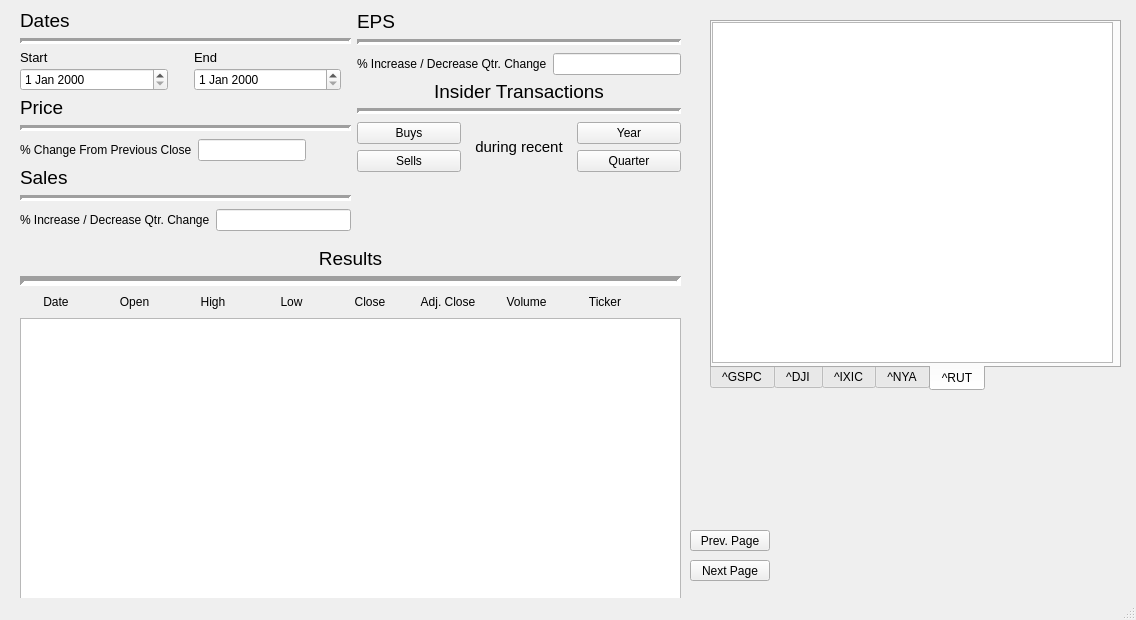
<?xml version="1.0" encoding="UTF-8"?>
<ui version="4.0">
 <class>StockScreener</class>
 <widget class="QMainWindow" name="StockScreener">
  <property name="geometry">
   <rect>
    <x>0</x>
    <y>0</y>
    <width>1136</width>
    <height>620</height>
   </rect>
  </property>
  <property name="sizePolicy">
   <sizepolicy hsizetype="Fixed" vsizetype="Fixed">
    <horstretch>0</horstretch>
    <verstretch>0</verstretch>
   </sizepolicy>
  </property>
  <property name="minimumSize">
   <size>
    <width>1136</width>
    <height>620</height>
   </size>
  </property>
  <property name="maximumSize">
   <size>
    <width>1136</width>
    <height>620</height>
   </size>
  </property>
  <property name="windowTitle">
   <string>Stock Screener</string>
  </property>
  <widget class="QWidget" name="centralwidget">
   <widget class="QTabWidget" name="Top10">
    <property name="geometry">
     <rect>
      <x>710</x>
      <y>20</y>
      <width>411</width>
      <height>371</height>
     </rect>
    </property>
    <property name="tabPosition">
     <enum>QTabWidget::South</enum>
    </property>
    <property name="currentIndex">
     <number>4</number>
    </property>
    <widget class="QWidget" name="GSPC">
     <attribute name="title">
      <string>^GSPC</string>
     </attribute>
     <widget class="QTableWidget" name="GSPCTab">
      <property name="geometry">
       <rect>
        <x>0</x>
        <y>0</y>
        <width>401</width>
        <height>341</height>
       </rect>
      </property>
      <attribute name="horizontalHeaderVisible">
       <bool>false</bool>
      </attribute>
      <attribute name="verticalHeaderVisible">
       <bool>false</bool>
      </attribute>
     </widget>
    </widget>
    <widget class="QWidget" name="DJI">
     <attribute name="title">
      <string>^DJI</string>
     </attribute>
     <widget class="QTableWidget" name="DJITab">
      <property name="geometry">
       <rect>
        <x>0</x>
        <y>0</y>
        <width>401</width>
        <height>341</height>
       </rect>
      </property>
      <attribute name="horizontalHeaderVisible">
       <bool>false</bool>
      </attribute>
      <attribute name="verticalHeaderVisible">
       <bool>false</bool>
      </attribute>
     </widget>
    </widget>
    <widget class="QWidget" name="IXIC">
     <attribute name="title">
      <string>^IXIC</string>
     </attribute>
     <widget class="QTableWidget" name="IXICTab">
      <property name="geometry">
       <rect>
        <x>0</x>
        <y>0</y>
        <width>401</width>
        <height>341</height>
       </rect>
      </property>
      <attribute name="horizontalHeaderVisible">
       <bool>false</bool>
      </attribute>
      <attribute name="verticalHeaderVisible">
       <bool>false</bool>
      </attribute>
     </widget>
    </widget>
    <widget class="QWidget" name="NYA">
     <attribute name="title">
      <string>^NYA</string>
     </attribute>
     <widget class="QTableWidget" name="NYATab">
      <property name="geometry">
       <rect>
        <x>0</x>
        <y>0</y>
        <width>401</width>
        <height>341</height>
       </rect>
      </property>
      <attribute name="horizontalHeaderVisible">
       <bool>false</bool>
      </attribute>
      <attribute name="verticalHeaderVisible">
       <bool>false</bool>
      </attribute>
     </widget>
    </widget>
    <widget class="QWidget" name="RUT">
     <attribute name="title">
      <string>^RUT</string>
     </attribute>
     <widget class="QTableWidget" name="RUTTab">
      <property name="geometry">
       <rect>
        <x>0</x>
        <y>0</y>
        <width>401</width>
        <height>341</height>
       </rect>
      </property>
      <attribute name="horizontalHeaderVisible">
       <bool>false</bool>
      </attribute>
      <attribute name="verticalHeaderVisible">
       <bool>false</bool>
      </attribute>
     </widget>
    </widget>
   </widget>
   <widget class="QWidget" name="verticalLayoutWidget_13">
    <property name="geometry">
     <rect>
      <x>20</x>
      <y>10</y>
      <width>661</width>
      <height>590</height>
     </rect>
    </property>
    <layout class="QVBoxLayout" name="verticalLayout_13">
     <item>
      <layout class="QHBoxLayout" name="horizontalLayout_6">
       <item>
        <layout class="QVBoxLayout" name="verticalLayout_11">
         <item>
          <layout class="QVBoxLayout" name="verticalLayout_4">
           <item>
            <widget class="QLabel" name="label_4">
             <property name="maximumSize">
              <size>
               <width>16777215</width>
               <height>20</height>
              </size>
             </property>
             <property name="font">
              <font>
               <pointsize>14</pointsize>
              </font>
             </property>
             <property name="text">
              <string>Dates</string>
             </property>
            </widget>
           </item>
           <item>
            <widget class="Line" name="line_2">
             <property name="minimumSize">
              <size>
               <width>0</width>
               <height>10</height>
              </size>
             </property>
             <property name="font">
              <font>
               <pointsize>8</pointsize>
              </font>
             </property>
             <property name="frameShadow">
              <enum>QFrame::Sunken</enum>
             </property>
             <property name="lineWidth">
              <number>3</number>
             </property>
             <property name="orientation">
              <enum>Qt::Horizontal</enum>
             </property>
            </widget>
           </item>
           <item>
            <layout class="QHBoxLayout" name="horizontalLayout">
             <item>
              <layout class="QVBoxLayout" name="verticalLayout_2">
               <item>
                <widget class="QLabel" name="label_2">
                 <property name="maximumSize">
                  <size>
                   <width>16777215</width>
                   <height>10</height>
                  </size>
                 </property>
                 <property name="font">
                  <font>
                   <pointsize>10</pointsize>
                  </font>
                 </property>
                 <property name="text">
                  <string>Start</string>
                 </property>
                </widget>
               </item>
               <item>
                <widget class="QDateEdit" name="startDate">
                 <property name="minimumSize">
                  <size>
                   <width>100</width>
                   <height>0</height>
                  </size>
                 </property>
                </widget>
               </item>
              </layout>
             </item>
             <item>
              <spacer name="horizontalSpacer">
               <property name="orientation">
                <enum>Qt::Horizontal</enum>
               </property>
               <property name="sizeType">
                <enum>QSizePolicy::Minimum</enum>
               </property>
               <property name="sizeHint" stdset="0">
                <size>
                 <width>20</width>
                 <height>20</height>
                </size>
               </property>
              </spacer>
             </item>
             <item>
              <layout class="QVBoxLayout" name="verticalLayout_3">
               <item>
                <widget class="QLabel" name="label_3">
                 <property name="minimumSize">
                  <size>
                   <width>0</width>
                   <height>0</height>
                  </size>
                 </property>
                 <property name="maximumSize">
                  <size>
                   <width>16777215</width>
                   <height>10</height>
                  </size>
                 </property>
                 <property name="font">
                  <font>
                   <pointsize>10</pointsize>
                  </font>
                 </property>
                 <property name="text">
                  <string>End</string>
                 </property>
                </widget>
               </item>
               <item>
                <widget class="QDateEdit" name="endDate">
                 <property name="minimumSize">
                  <size>
                   <width>100</width>
                   <height>0</height>
                  </size>
                 </property>
                </widget>
               </item>
              </layout>
             </item>
             <item>
              <spacer name="horizontalSpacer_3">
               <property name="orientation">
                <enum>Qt::Horizontal</enum>
               </property>
               <property name="sizeType">
                <enum>QSizePolicy::Minimum</enum>
               </property>
               <property name="sizeHint" stdset="0">
                <size>
                 <width>10</width>
                 <height>10</height>
                </size>
               </property>
              </spacer>
             </item>
            </layout>
           </item>
          </layout>
         </item>
         <item>
          <layout class="QVBoxLayout" name="verticalLayout_5">
           <item>
            <widget class="QLabel" name="label_5">
             <property name="maximumSize">
              <size>
               <width>16777215</width>
               <height>20</height>
              </size>
             </property>
             <property name="font">
              <font>
               <pointsize>14</pointsize>
              </font>
             </property>
             <property name="text">
              <string>Price</string>
             </property>
            </widget>
           </item>
           <item>
            <widget class="Line" name="line_3">
             <property name="minimumSize">
              <size>
               <width>0</width>
               <height>10</height>
              </size>
             </property>
             <property name="font">
              <font>
               <pointsize>8</pointsize>
              </font>
             </property>
             <property name="frameShadow">
              <enum>QFrame::Sunken</enum>
             </property>
             <property name="lineWidth">
              <number>3</number>
             </property>
             <property name="orientation">
              <enum>Qt::Horizontal</enum>
             </property>
            </widget>
           </item>
           <item>
            <layout class="QHBoxLayout" name="horizontalLayout_2">
             <item>
              <widget class="QLabel" name="label_6">
               <property name="maximumSize">
                <size>
                 <width>16777215</width>
                 <height>14</height>
                </size>
               </property>
               <property name="font">
                <font>
                 <pointsize>9</pointsize>
                </font>
               </property>
               <property name="text">
                <string>% Change From Previous Close</string>
               </property>
              </widget>
             </item>
             <item>
              <widget class="QLineEdit" name="price"/>
             </item>
             <item>
              <spacer name="horizontalSpacer_2">
               <property name="orientation">
                <enum>Qt::Horizontal</enum>
               </property>
               <property name="sizeType">
                <enum>QSizePolicy::Minimum</enum>
               </property>
               <property name="sizeHint" stdset="0">
                <size>
                 <width>45</width>
                 <height>20</height>
                </size>
               </property>
              </spacer>
             </item>
            </layout>
           </item>
          </layout>
         </item>
         <item>
          <layout class="QVBoxLayout" name="verticalLayout_6">
           <item>
            <widget class="QLabel" name="label_7">
             <property name="maximumSize">
              <size>
               <width>16777215</width>
               <height>20</height>
              </size>
             </property>
             <property name="font">
              <font>
               <pointsize>14</pointsize>
              </font>
             </property>
             <property name="text">
              <string>Sales</string>
             </property>
            </widget>
           </item>
           <item>
            <widget class="Line" name="line_4">
             <property name="minimumSize">
              <size>
               <width>0</width>
               <height>10</height>
              </size>
             </property>
             <property name="font">
              <font>
               <pointsize>8</pointsize>
              </font>
             </property>
             <property name="frameShadow">
              <enum>QFrame::Sunken</enum>
             </property>
             <property name="lineWidth">
              <number>3</number>
             </property>
             <property name="orientation">
              <enum>Qt::Horizontal</enum>
             </property>
            </widget>
           </item>
           <item>
            <layout class="QHBoxLayout" name="horizontalLayout_3">
             <item>
              <widget class="QLabel" name="label_8">
               <property name="maximumSize">
                <size>
                 <width>16777215</width>
                 <height>14</height>
                </size>
               </property>
               <property name="font">
                <font>
                 <pointsize>9</pointsize>
                </font>
               </property>
               <property name="text">
                <string>% Increase / Decrease Qtr. Change</string>
               </property>
              </widget>
             </item>
             <item>
              <widget class="QLineEdit" name="sales"/>
             </item>
            </layout>
           </item>
          </layout>
         </item>
        </layout>
       </item>
       <item>
        <layout class="QVBoxLayout" name="verticalLayout_12">
         <item>
          <layout class="QVBoxLayout" name="verticalLayout_7">
           <item>
            <widget class="QLabel" name="label_9">
             <property name="maximumSize">
              <size>
               <width>16777215</width>
               <height>20</height>
              </size>
             </property>
             <property name="font">
              <font>
               <pointsize>14</pointsize>
              </font>
             </property>
             <property name="text">
              <string>EPS</string>
             </property>
            </widget>
           </item>
           <item>
            <widget class="Line" name="line_5">
             <property name="minimumSize">
              <size>
               <width>0</width>
               <height>10</height>
              </size>
             </property>
             <property name="font">
              <font>
               <pointsize>8</pointsize>
              </font>
             </property>
             <property name="frameShadow">
              <enum>QFrame::Sunken</enum>
             </property>
             <property name="lineWidth">
              <number>3</number>
             </property>
             <property name="orientation">
              <enum>Qt::Horizontal</enum>
             </property>
            </widget>
           </item>
           <item>
            <layout class="QHBoxLayout" name="horizontalLayout_4">
             <item>
              <widget class="QLabel" name="label_10">
               <property name="maximumSize">
                <size>
                 <width>16777215</width>
                 <height>14</height>
                </size>
               </property>
               <property name="font">
                <font>
                 <pointsize>9</pointsize>
                </font>
               </property>
               <property name="text">
                <string>% Increase / Decrease Qtr. Change</string>
               </property>
              </widget>
             </item>
             <item>
              <widget class="QLineEdit" name="eps"/>
             </item>
            </layout>
           </item>
          </layout>
         </item>
         <item>
          <spacer name="verticalSpacer">
           <property name="orientation">
            <enum>Qt::Vertical</enum>
           </property>
           <property name="sizeType">
            <enum>QSizePolicy::Minimum</enum>
           </property>
           <property name="sizeHint" stdset="0">
            <size>
             <width>20</width>
             <height>0</height>
            </size>
           </property>
          </spacer>
         </item>
         <item>
          <layout class="QVBoxLayout" name="verticalLayout_8">
           <item>
            <widget class="QLabel" name="label_11">
             <property name="maximumSize">
              <size>
               <width>16777215</width>
               <height>18</height>
              </size>
             </property>
             <property name="font">
              <font>
               <pointsize>14</pointsize>
              </font>
             </property>
             <property name="text">
              <string>Insider Transactions</string>
             </property>
             <property name="alignment">
              <set>Qt::AlignCenter</set>
             </property>
            </widget>
           </item>
           <item>
            <widget class="Line" name="line_6">
             <property name="minimumSize">
              <size>
               <width>0</width>
               <height>10</height>
              </size>
             </property>
             <property name="font">
              <font>
               <pointsize>8</pointsize>
              </font>
             </property>
             <property name="frameShadow">
              <enum>QFrame::Sunken</enum>
             </property>
             <property name="lineWidth">
              <number>3</number>
             </property>
             <property name="orientation">
              <enum>Qt::Horizontal</enum>
             </property>
            </widget>
           </item>
           <item>
            <layout class="QHBoxLayout" name="horizontalLayout_5">
             <item>
              <layout class="QVBoxLayout" name="verticalLayout_9">
               <item>
                <widget class="QPushButton" name="buysButton">
                 <property name="text">
                  <string>Buys</string>
                 </property>
                </widget>
               </item>
               <item>
                <widget class="QPushButton" name="sellsButton">
                 <property name="text">
                  <string>Sells</string>
                 </property>
                </widget>
               </item>
              </layout>
             </item>
             <item>
              <widget class="QLabel" name="label_12">
               <property name="maximumSize">
                <size>
                 <width>16777215</width>
                 <height>20</height>
                </size>
               </property>
               <property name="font">
                <font>
                 <pointsize>11</pointsize>
                </font>
               </property>
               <property name="text">
                <string>during recent</string>
               </property>
               <property name="alignment">
                <set>Qt::AlignCenter</set>
               </property>
              </widget>
             </item>
             <item>
              <layout class="QVBoxLayout" name="verticalLayout_10">
               <item>
                <widget class="QPushButton" name="yearButton">
                 <property name="text">
                  <string>Year</string>
                 </property>
                </widget>
               </item>
               <item>
                <widget class="QPushButton" name="quarterButton">
                 <property name="text">
                  <string>Quarter</string>
                 </property>
                </widget>
               </item>
              </layout>
             </item>
            </layout>
           </item>
          </layout>
         </item>
         <item>
          <spacer name="verticalSpacer_2">
           <property name="orientation">
            <enum>Qt::Vertical</enum>
           </property>
           <property name="sizeType">
            <enum>QSizePolicy::Fixed</enum>
           </property>
           <property name="sizeHint" stdset="0">
            <size>
             <width>20</width>
             <height>57</height>
            </size>
           </property>
          </spacer>
         </item>
        </layout>
       </item>
      </layout>
     </item>
     <item>
      <spacer name="verticalSpacer_3">
       <property name="orientation">
        <enum>Qt::Vertical</enum>
       </property>
       <property name="sizeType">
        <enum>QSizePolicy::Minimum</enum>
       </property>
       <property name="sizeHint" stdset="0">
        <size>
         <width>20</width>
         <height>10</height>
        </size>
       </property>
      </spacer>
     </item>
     <item>
      <layout class="QVBoxLayout" name="verticalLayout">
       <property name="spacing">
        <number>6</number>
       </property>
       <property name="sizeConstraint">
        <enum>QLayout::SetMinimumSize</enum>
       </property>
       <item>
        <widget class="QLabel" name="label">
         <property name="font">
          <font>
           <pointsize>14</pointsize>
          </font>
         </property>
         <property name="text">
          <string>Results</string>
         </property>
         <property name="alignment">
          <set>Qt::AlignCenter</set>
         </property>
        </widget>
       </item>
       <item>
        <widget class="Line" name="line">
         <property name="minimumSize">
          <size>
           <width>0</width>
           <height>10</height>
          </size>
         </property>
         <property name="font">
          <font>
           <pointsize>8</pointsize>
          </font>
         </property>
         <property name="frameShadow">
          <enum>QFrame::Sunken</enum>
         </property>
         <property name="lineWidth">
          <number>5</number>
         </property>
         <property name="orientation">
          <enum>Qt::Horizontal</enum>
         </property>
        </widget>
       </item>
       <item>
        <layout class="QHBoxLayout" name="horizontalLayout_7">
         <item>
          <widget class="QLabel" name="label_14">
           <property name="text">
            <string>Date</string>
           </property>
           <property name="alignment">
            <set>Qt::AlignCenter</set>
           </property>
          </widget>
         </item>
         <item>
          <widget class="QLabel" name="Open">
           <property name="text">
            <string>Open</string>
           </property>
           <property name="alignment">
            <set>Qt::AlignCenter</set>
           </property>
          </widget>
         </item>
         <item>
          <widget class="QLabel" name="High">
           <property name="text">
            <string>High</string>
           </property>
           <property name="alignment">
            <set>Qt::AlignCenter</set>
           </property>
          </widget>
         </item>
         <item>
          <widget class="QLabel" name="Low">
           <property name="text">
            <string>Low</string>
           </property>
           <property name="alignment">
            <set>Qt::AlignCenter</set>
           </property>
          </widget>
         </item>
         <item>
          <widget class="QLabel" name="Close">
           <property name="text">
            <string>Close</string>
           </property>
           <property name="alignment">
            <set>Qt::AlignCenter</set>
           </property>
          </widget>
         </item>
         <item>
          <widget class="QLabel" name="AdjClose">
           <property name="text">
            <string>Adj. Close</string>
           </property>
           <property name="alignment">
            <set>Qt::AlignCenter</set>
           </property>
          </widget>
         </item>
         <item>
          <widget class="QLabel" name="Volume">
           <property name="text">
            <string>Volume</string>
           </property>
           <property name="alignment">
            <set>Qt::AlignCenter</set>
           </property>
          </widget>
         </item>
         <item>
          <widget class="QLabel" name="label_20">
           <property name="text">
            <string>Ticker</string>
           </property>
           <property name="alignment">
            <set>Qt::AlignCenter</set>
           </property>
          </widget>
         </item>
         <item>
          <spacer name="horizontalSpacer_4">
           <property name="orientation">
            <enum>Qt::Horizontal</enum>
           </property>
           <property name="sizeType">
            <enum>QSizePolicy::Fixed</enum>
           </property>
           <property name="sizeHint" stdset="0">
            <size>
             <width>40</width>
             <height>20</height>
            </size>
           </property>
          </spacer>
         </item>
        </layout>
       </item>
       <item>
        <widget class="QListWidget" name="resultsList">
         <property name="minimumSize">
          <size>
           <width>0</width>
           <height>250</height>
          </size>
         </property>
         <property name="horizontalScrollBarPolicy">
          <enum>Qt::ScrollBarAlwaysOff</enum>
         </property>
        </widget>
       </item>
      </layout>
     </item>
    </layout>
   </widget>
   <widget class="QPushButton" name="nextPage">
    <property name="geometry">
     <rect>
      <x>690</x>
      <y>560</y>
      <width>80</width>
      <height>21</height>
     </rect>
    </property>
    <property name="text">
     <string>Next Page</string>
    </property>
   </widget>
   <widget class="QLabel" name="pageOf">
    <property name="geometry">
     <rect>
      <x>690</x>
      <y>580</y>
      <width>81</width>
      <height>16</height>
     </rect>
    </property>
    <property name="text">
     <string/>
    </property>
   </widget>
   <widget class="QPushButton" name="prevPage">
    <property name="geometry">
     <rect>
      <x>690</x>
      <y>530</y>
      <width>80</width>
      <height>21</height>
     </rect>
    </property>
    <property name="text">
     <string>Prev. Page</string>
    </property>
   </widget>
  </widget>
  <widget class="QStatusBar" name="statusbar"/>
 </widget>
 <resources/>
 <connections/>
</ui>
